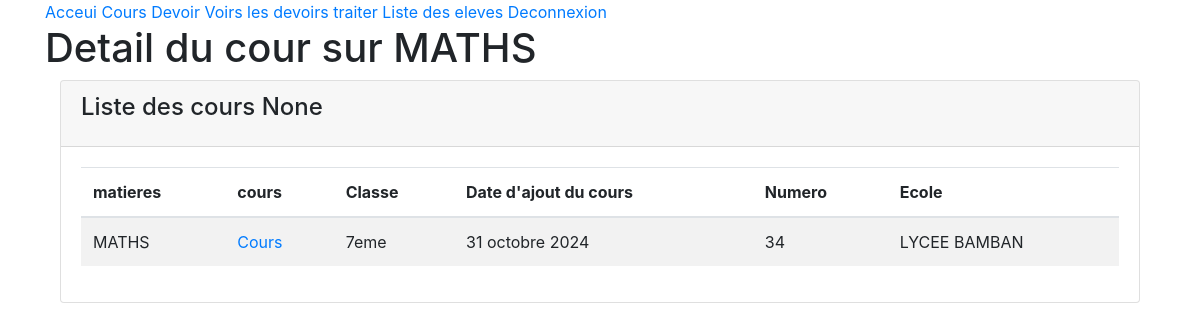
The page /detailsCours/1 (signed in) on the database its author committed.
### testapp/models.py (models this page shows, shortened)
class Cours(models.Model):
    classe=models.ForeignKey(Classes,on_delete=models.CASCADE)
    ecole=models.ForeignKey(Ecole,on_delete=models.CASCADE,null=False,default="")
    prof=models.CharField(max_length=50,null=False)
    matieres=models.ForeignKey(Matieres, on_delete=models.CASCADE)
    titre=models.CharField(max_length=50)
    date_ajout=models.DateField(auto_now=True, auto_now_add=False)
    cours =models.FileField(upload_to='pdf', max_length=100,null=True)
    phone = models.IntegerField(unique=False,null=True)

class Matieres(models.Model):
     matieres=models.CharField(max_length=50)
     def __str__(self):
        return self.matieres

class UserForm(AbstractUser):
    classe=models.ForeignKey(Classes,on_delete=models.CASCADE,null=True,blank=True)
    ecole=models.ForeignKey(Ecole,on_delete=models.CASCADE,null=True,blank=True)
    matieres=models.ForeignKey(Matieres, on_delete=models.CASCADE,null=True,blank=True)
    email = models.EmailField(max_length=50,unique=True)
    phone = models.IntegerField(unique=True,null=True)
    date_aj=models.DateField(auto_now=True, auto_now_add=False)
    username=models.CharField(unique=False,blank=True,null=True,max_length=50)
    USERNAME_FIELD='email'
    REQUIRED_FIELDS=['username']

class Classes(models.Model):
    classe=models.CharField(max_length=50, default="")
    def __str__(self):
        return self.classe

class Ecole(models.Model):
    ecoles=models.CharField(max_length=50,null=True)
    def __str__(self):
        return self.ecoles

### testapp/views.py (the view)
# urls.py: path('detailsCours/<int:myid>',detailsCours,name='detailsCours'),
@login_required(login_url='/connexion')
def detailsCours(request,myid):
    req= Cours.objects.get(id=myid)
    return render(request,'pages/detailsCours.html',{'req':req})

### testapp/templates/pages/detailsCours.html
{% extends 'pages/base.html'%}
{%block detailCours%}
<div class="container">
    <h1>Detail du cour sur {{req.matieres}} </h1>
    <div class="col-md-12">
        <div class="card">
          <div class="card-header">
            <h4 class="card-title">Liste des cours {{user.classe}}</h4>
          </div>
          <div class="card-body">
            <div class="table-responsive">
              <table
                id="multi-filter-select"
                class="display table table-striped table-hover"
              >
                <thead>
                  <tr>
                    <th>matieres</th>
                    <th>cours</th>
                    <th>Classe</th>
                    <th>Date d'ajout du cours</th>
                    <th>Numero</th>
                    <th>Ecole</th>
                  </tr>
                </thead>
                <tbody>
                  <tr>
                    <td>{{req.matieres}}</td>
                    <td><a href ="{{req.cours.url}}">Cours</a></td>
                    <td>{{req.classe}}</td>
                    <td>{{req.date_ajout}}</td>
                    <td>{{req.phone}}</td>
                    <td>{{req.ecole}}</td>
                  </tr>
                </tbody>
              </table>
            </div>
          </div>
        </div>
      </div>
</div>
{%endblock%}

### rows shown on the page
Cours: matieres "MATHS", classe "7eme", date_ajout "31 octobre 2024", phone "34", ecole "LYCEE BAMBAN"
UserForm: classe "None"
